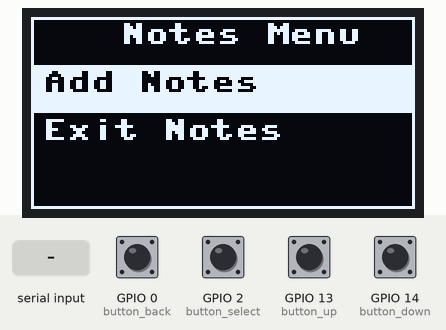
This program was run on a simulated ESP8266 board running MicroPython. Parts: 128×64 one-colour display. Inputs (shaded band) come from the test bench; at power-on: GPIO 0 (button_back), GPIO 2 (button_select), GPIO 13 (button_up), GPIO 14 (button_down) HIGH. Files the program writes start out absent; files that are not in the repository are absent; what the program prints to the serial console is not drawn.

Above: at 5.0 s.
5.1 s: GPIO 2 (button_select) pulled LOW for 0.15 s
At 5.6 s:
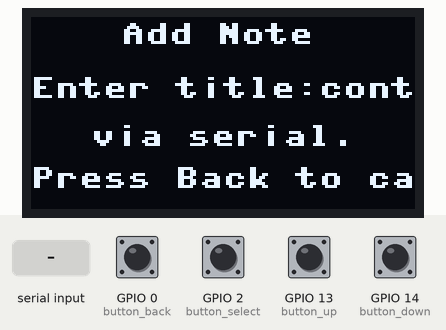
6.7 s: ":" typed at the serial console, then Enter
At 7.3 s:
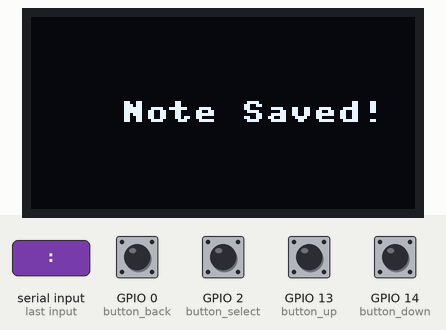
9.2 s: GPIO 2 (button_select) pulled LOW for 1 s
At 9.7 s:
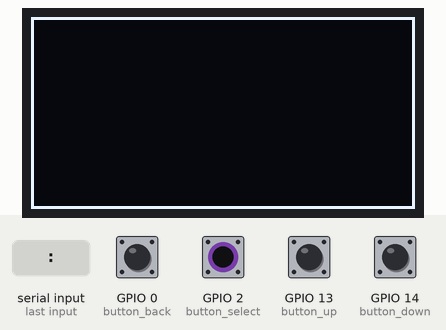
Timing chart, 0 to 12.2 s (numbered marks = the images above; inputs shaded):
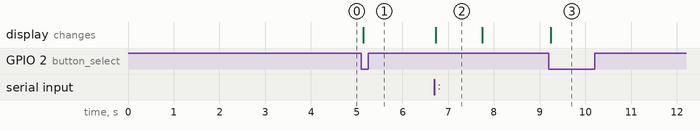

The program:

Notes.py
```python
from machine import Pin, I2C
import ssd1306
import json
import time

# Initialize I2C and OLED
i2c = I2C(scl=Pin(5), sda=Pin(4), freq=400000)
oled = ssd1306.SSD1306_I2C(128, 64, i2c)

# Button setup
button_select = Pin(2, Pin.IN, Pin.PULL_UP)  # Select/Enter button
button_back = Pin(0, Pin.IN, Pin.PULL_UP)    # Back/Exit button
button_up = Pin(13, Pin.IN, Pin.PULL_UP)       # Scroll up button
button_down = Pin(14, Pin.IN, Pin.PULL_UP)    # Scroll down button

# Notes storage file
NOTES_FILE = 'notes.json'

# Global Variables
menu_options = ["Add Notes", "Exit Notes"]
notes = []  # List of notes with 'title' and 'content'
selected_item = 0  # Currently selected menu item (starts at note selection)
scroll_position = 0  # Scroll position for reading note content

# Function to load notes from EEPROM (file)
def load_notes():
    global notes
    try:
        with open(NOTES_FILE, 'r') as f:
            notes = json.load(f)
    except (OSError, ValueError):
        notes = []

# Function to save notes to EEPROM (file)
def save_notes():
    with open(NOTES_FILE, 'w') as f:
        json.dump(notes, f)

# Function to display the main menu
def display_menu():
    oled.fill(0)
    oled.rect(0, 0, 128, 64, 1)  # Border

    # Display title
    oled.text("Notes Menu", 30, 2)

    # Show the notes list first
    for i in range(3):  # Display up to 3 notes at a time
        note_index = scroll_position + i
        if note_index < len(notes):
            text = notes[note_index]['title']
            if selected_item == note_index:  # Highlight selected note
                oled.fill_rect(0, 16 * i + 16, 128, 16, 1)
                oled.text(text, 4, 16 * i + 18, 0)  # Inverted text
            else:
                oled.text(text, 4, 16 * i + 18, 1)
        else:
            break

    # Display "Add Notes" and "Exit Notes" options
    for i in range(2):
        item_index = len(notes) + i
        if item_index == selected_item:  # Highlight selected option
            oled.fill_rect(0, 16 * (i + len(notes)) + 16, 128, 16, 1)
            oled.text(menu_options[i], 4, 16 * (i + len(notes)) + 18, 0)  # Inverted text
        else:
            oled.text(menu_options[i], 4, 16 * (i + len(notes)) + 18, 1)

    oled.show()

# Function to display a note's content
def display_note():
    oled.fill(0)
    oled.rect(0, 0, 128, 64, 1)  # Border
    content = notes[selected_item]['content']
    lines = [content[i:i+15] for i in range(0, len(content), 15)]  # Split content into lines

    # Display 3 lines at a time based on scroll_position
    for i in range(3):
        line_index = scroll_position + i
        if line_index < len(lines):
            oled.text(lines[line_index], 2, 16 * i + 4)
    oled.show()

# Function to read serial input and save a new note
def add_note():
    global notes
    oled.fill(0)
    oled.text("Add Note", 30, 2)
    oled.text("Enter title:content", 0, 20)
    oled.text("via serial.", 20, 36)
    oled.text("Press Back to cancel.", 0, 50)
    oled.show()

    print("Add Note Mode: Enter in 'title:content' format.")
    print("Press Back to cancel.")

    while True:
        if button_pressed(button_back):  # Cancel adding a note
            print("Cancelled adding note.")
            time.sleep(0.2)  # Debounce delay
            return

        try:
            data = input().strip()  # Wait for user input
            if ':' in data:  # Validate format
                title, content = data.split(':', 1)
                notes.append({'title': title.strip(), 'content': content.strip()})
                save_notes()
                print("Note saved successfully!")
                oled.fill(0)
                oled.text("Note Saved!", 30, 28)
                oled.show()
                time.sleep(1)  # Display feedback for 1 second
                return
            else:
                print("Invalid format. Use 'title:content'.")
                time.sleep(0.5)
        except Exception as e:
            print(f"Error while adding note: {e}")
            time.sleep(0.5)

# Button debounce check
def button_pressed(pin):
    return pin.value() == 0

# Main menu navigation
def navigate():
    global selected_item, scroll_position

    in_menu = True
    while in_menu:
        display_menu()

        if button_pressed(button_up):
            if selected_item > 0:
                selected_item -= 1
                if selected_item < scroll_position:
                    scroll_position -= 1  # Scroll up through notes
            time.sleep(0.2)  # Debounce delay

        if button_pressed(button_down):
            if selected_item < len(notes) + len(menu_options) - 1:
                selected_item += 1
                if selected_item >= scroll_position + 3:
                    scroll_position += 1  # Scroll down through notes
            time.sleep(0.2)  # Debounce delay

        if button_pressed(button_select):
            if selected_item < len(notes):  # View selected note
                view_note()
                scroll_position = 0
            elif selected_item == len(notes):  # Add Notes option
                add_note()
                scroll_position = 0
            elif selected_item == len(notes) + 1:  # Exit Notes option
                print("Exiting Notes Menu.")
                in_menu = False

        if button_pressed(button_back):  # Exit on Back button press
            print("Exiting Notes Menu.")
            in_menu = False
    return

# Function to view a note
def view_note():
    global scroll_position

    in_note = True
    scroll_position = 0  # Reset scroll position
    while in_note:
        display_note()

        if button_pressed(button_up) and scroll_position > 0:
            scroll_position -= 1
            time.sleep(0.2)

        if button_pressed(button_down):
            content = notes[selected_item]['content']
            lines = [content[i:i+21] for i in range(0, len(content), 21)]
            if scroll_position < len(lines) - 3:  # Allow scrolling if more lines exist
                scroll_position += 1
                time.sleep(0.2)

        if button_pressed(button_back):
            in_note = False
            time.sleep(0.2)

# Initialize and run the program
def main():
    load_notes()
    navigate()
main()
```

Measured:
- after the input at 5.1 s, the display: changes after 0.05 s (image 1)
- after the input at 6.7 s, the display: changes at once (image 2)
- after the input at 9.2 s, the display: changes at once (image 3)
- what the display in image 2 shows lasts 1.1 s, from 6.7 s to 7.8 s
